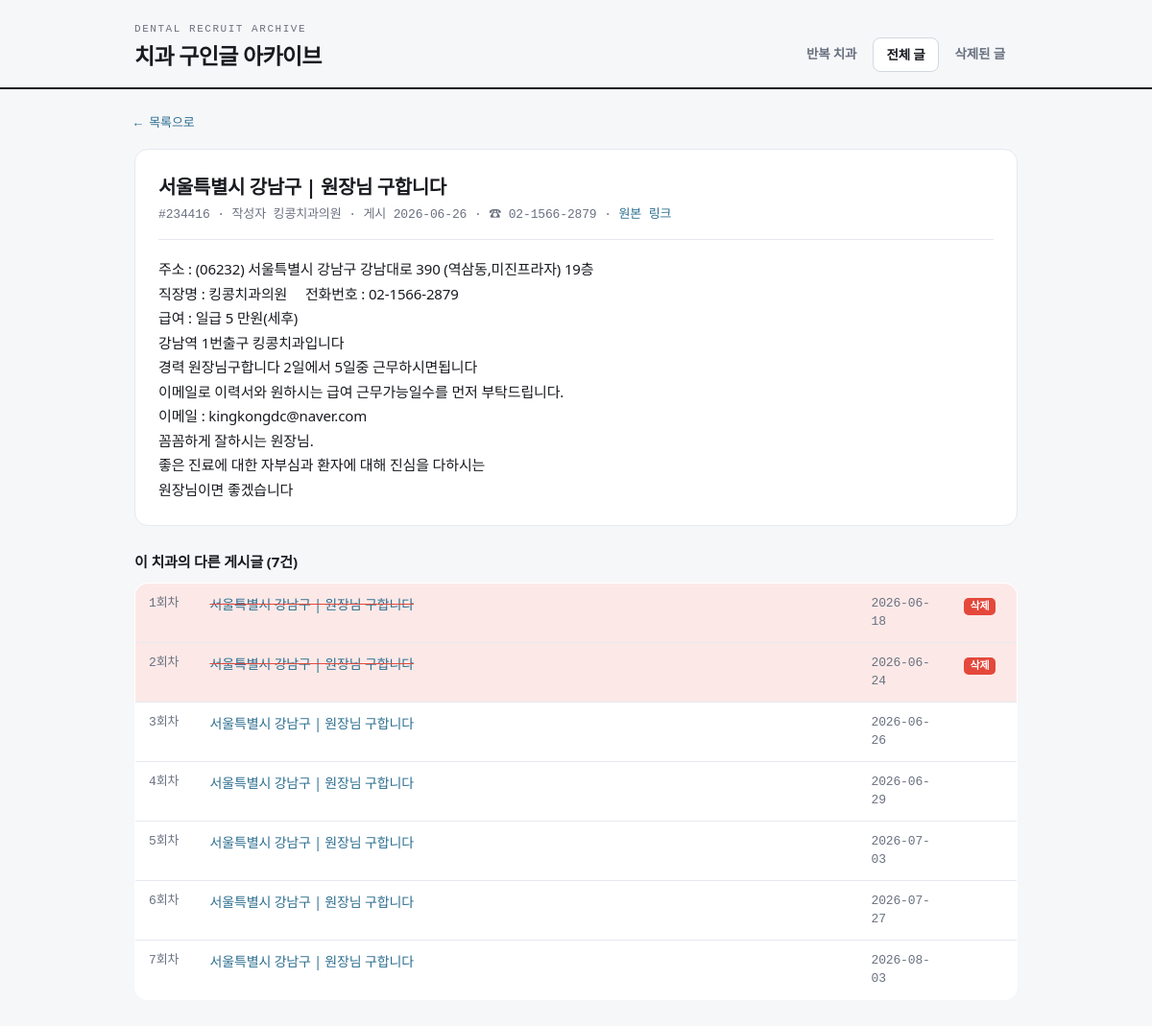
Before: /post/234416 with the older database file.
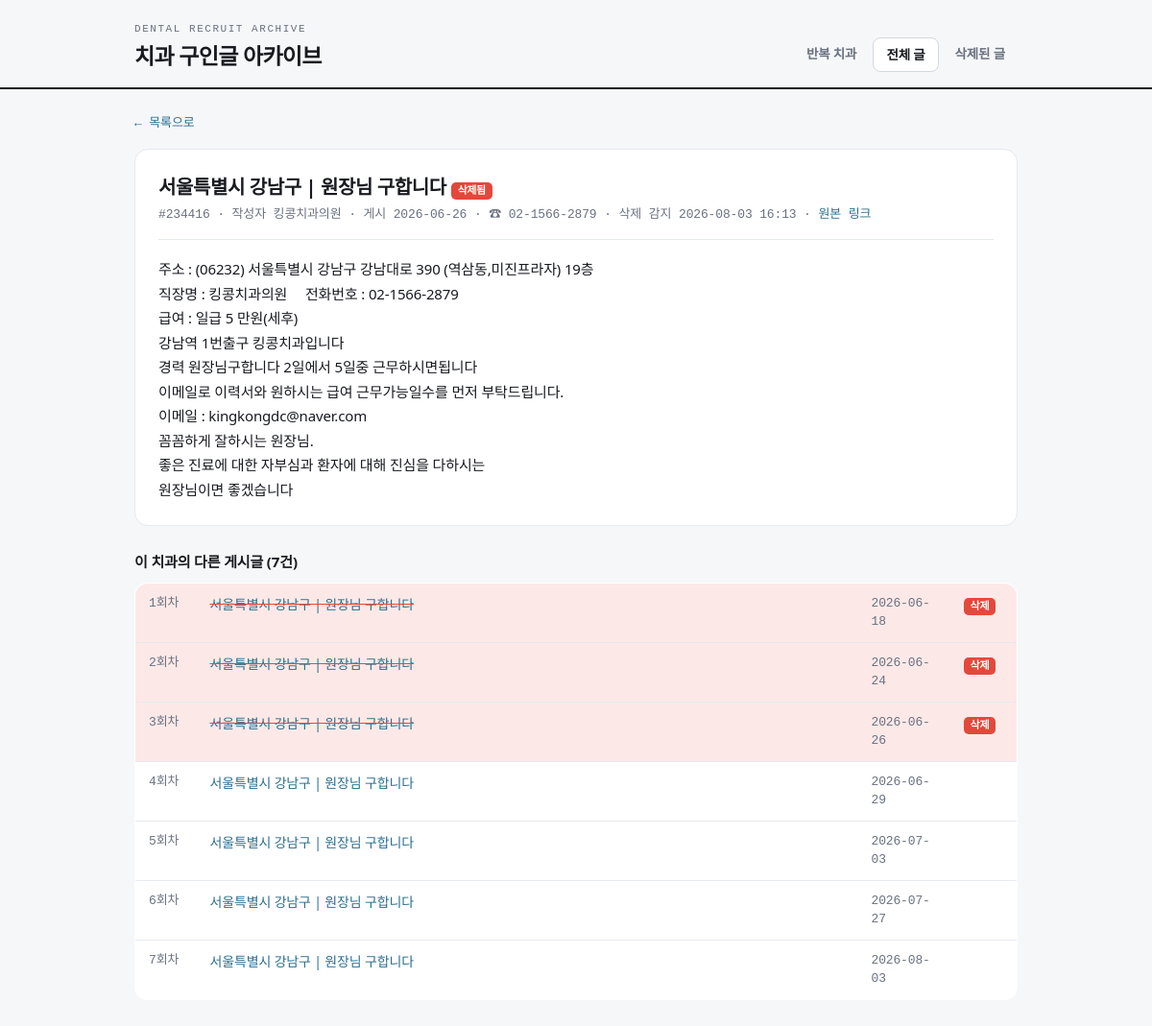
After: the same page with the newer database file.
### tables this page shows
CREATE TABLE posts (
    no            INTEGER PRIMARY KEY,   -- 게시판 글 번호 (고유)
    category      TEXT,                  -- 구분: 구인 / 구직 / 양도
    title         TEXT,
    author        TEXT,
    posted_raw    TEXT,                  -- 게시판이 보여주는 날짜 원문
    posted_at     TEXT,                  -- 파싱한 ISO 날짜 (가능한 경우)
    views         INTEGER,
    url           TEXT,
    content       TEXT,                  -- 상세 본문
    phone         TEXT,                  -- 본문에서 추출한 대표 전화번호(숫자만)
    phone_display TEXT,                  -- 보기용 전화번호
    clinic_key    TEXT,                  -- 치과 식별키 (전화 우선, 없으면 제목 시그니처)
    key_kind      TEXT,                  -- 'phone' | 'title' | 'author'
    title_sig     TEXT,                  -- 제목 정규화 시그니처
    first_seen    TEXT,                  -- 우리 크롤러가 처음 발견한 시각
    last_seen     TEXT,                  -- 살아있는 것으로 마지막 확인한 시각
    is_deleted    INTEGER DEFAULT 0,     -- 삭제 감지 여부
    deleted_at    TEXT                   -- 삭제 감지 시각
);

### app.py (the view)
@app.route("/post/<int:no>")
def post_detail(no):
    with db.get_db() as conn:
        row = db.get_post(conn, no)
    if not row:
        abort(404)
    siblings = []
    for g in analyze.clinic_groups(min_posts=1, include_singletons=True):
        if g["key"] == row["clinic_key"]:
            siblings = g["posts"]
            break
    return render_template("post_detail.html", p=row, siblings=siblings)

### analyze.py (called while the page is built)
def _order_ts(p):
    return p.get("posted_at") or p.get("first_seen") or ""

### app.py (called while the page is built)
@app.template_filter("shortdt")
def shortdt(s):
    if not s:
        return "-"
    return str(s).replace("T", " ")[:16]

### db.py (called while the page is built)
@contextmanager
def get_db():
    conn = sqlite3.connect(config.DB_PATH)
    conn.row_factory = sqlite3.Row
    try:
        yield conn
        conn.commit()
    finally:
        conn.close()

def get_post(conn, no):
    row = conn.execute("SELECT * FROM posts WHERE no=?", (no,)).fetchone()
    return dict(row) if row else None

### templates/post_detail.html (shortened to what this page needs)
{% extends "base.html" %}
{% set active = 'posts' %}
{% block body %}
<a class="back" href="javascript:history.back()">← 목록으로</a>
<div class="detail">
  <h2>
    {{ p.title or '(제목 없음)' }}
    {% if p.is_deleted %}<span class="badge del">삭제됨</span>{% endif %}
  </h2>
  <div class="meta">
    #{{ p.no }} · 작성자 {{ p.author or '-' }} ·
    게시 {{ (p.posted_at or p.posted_raw or p.first_seen)|shortdt }}
    {% if p.phone_display %} · ☎ {{ p.phone_display }}{% endif %}
    {% if p.is_deleted %} · 삭제 감지 {{ p.deleted_at|shortdt }}{% endif %}
    · <a href="{{ p.url }}" target="_blank" rel="noopener">원본 링크</a>
  </div>
  {% if p.content %}
    <div class="body">{{ p.content }}</div>
  {% else %}
    <div class="body" style="color:var(--muted)">본문을 수집하지 못했습니다. 원본 링크를 확인하세요.</div>
  {% endif %}
</div>
{% if siblings|length > 1 %}
<h3 style="margin:26px 0 10px;font-size:15px">이 치과의 다른 게시글 ({{ siblings|length }}건)</h3>
<table class="posts">
  <tbody>
    {% for sib in siblings %}
    <tr class="{{ 'deleted' if sib.is_deleted }}">
      <td class="no" style="width:64px">{{ sib.repost_index }}회차</td>
      <td><a class="title" href="/post/{{ sib.no }}">{{ sib.title or '(제목 없음)' }}</a></td>
      <td class="no" style="width:96px">{{ (sib.posted_at or sib.first_seen)|shortdt }}</td>
      <td style="width:70px">
        {% if sib.is_deleted %}<span class="badge del">삭제</span>{% endif %}
      </td>
    </tr>
    {% endfor %}
  </tbody>
</table>
{% endif %}
{% endblock %}

### templates/base.html (shortened to what this page needs)
<!DOCTYPE html>
<html lang="ko">
<head>
</head>
<body>
<header class="top">
  <div class="top-in">
    <div class="brand">
      <span class="kicker">Dental Recruit Archive</span>
      <h1>치과 구인글 아카이브</h1>
    </div>
    <nav class="tabs">
      <a href="/" class="{{ 'on' if active=='clinics' }}">반복 치과</a>
      <a href="/posts" class="{{ 'on' if active=='posts' }}">전체 글</a>
      <a href="/posts?status=deleted" class="{{ 'on' if active=='deleted' }}">삭제된 글</a>
    </nav>
  </div>
</header>
<div class="wrap">
{% block body %}{% endblock %}
</div>
</body>
</html>

### templates/base.html (style rules this page uses)
:root { --paper:#F6F7F9; --card:#FFFFFF; --ink:#181A1F; --muted:#6A7180; --line:#E6E9EF; --line2:#D3D8E0; --alarm:#E4483B; --alarm-soft:#FCE9E7; --struct:#2C6E8F; --ok:#3A9B6E; --mono:ui-monospace,"SF Mono",Menlo,"JetBrains Mono",monospace; --sans:"Pretendard Variable",Pretendard,system-ui,sans-serif; }
* { box-sizing:border-box }
html { -webkit-text-size-adjust:100% }
body { margin:0;background:var(--paper);color:var(--ink);font-family:var(--sans); font-size:15px;line-height:1.5;letter-spacing:-.01em }
a { color:var(--struct);text-decoration:none }
.wrap { max-width:960px;margin:0 auto;padding:0 20px 80px }
header.top { border-bottom:2px solid var(--ink);margin-bottom:22px }
.top-in { max-width:960px;margin:0 auto;padding:22px 20px 16px; display:flex;justify-content:space-between;align-items:flex-end;gap:16px;flex-wrap:wrap }
.brand { display:flex;flex-direction:column;gap:2px }
.brand .kicker { font-family:var(--mono);font-size:11px;letter-spacing:.14em; text-transform:uppercase;color:var(--muted) }
.brand h1 { margin:0;font-size:23px;font-weight:800;letter-spacing:-.03em }
nav.tabs { display:flex;gap:4px }
nav.tabs a { font-size:13.5px;font-weight:600;color:var(--muted); padding:7px 13px;border-radius:8px }
nav.tabs a.on { color:var(--ink);background:var(--card);border:1px solid var(--line2) }
table.posts { width:100%;border-collapse:collapse;background:var(--card); border:1px solid var(--line);border-radius:14px;overflow:hidden }
table.posts th,table.posts td { padding:11px 14px;text-align:left; border-bottom:1px solid var(--line);font-size:14px;vertical-align:top }
table.posts tr:last-child td { border-bottom:none }
table.posts .no { font-family:var(--mono);color:var(--muted);font-size:13px }
tr.deleted { background:var(--alarm-soft) }
tr.deleted .title { text-decoration:line-through;text-decoration-color:var(--alarm) }
.badge { font-family:var(--mono);font-size:11px;font-weight:700;border-radius:5px; padding:1px 7px;display:inline-block }
.badge.del { background:var(--alarm);color:#fff }
.detail { background:var(--card);border:1px solid var(--line);border-radius:14px;padding:24px }
.detail h2 { margin:0 0 4px;font-size:20px;letter-spacing:-.02em }
.detail .meta { font-size:13px;color:var(--muted);font-family:var(--mono); margin-bottom:18px;padding-bottom:16px;border-bottom:1px solid var(--line) }
.detail .body { white-space:pre-wrap;line-height:1.7;font-size:15px }
.back { font-size:13px;font-family:var(--mono);display:inline-block;margin-bottom:16px }

Changed rows visible on the page:
changed posts "킹콩치과의원": is_deleted 0 → 1 (drawn); deleted_at|shortdt (not shown) → "2026-08-03 16:13"
Other visible differences:
text now shown: "삭제됨 · 삭제 감지"
